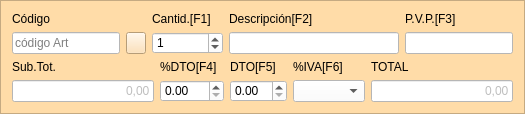
     <widget class="QFrame" name="frame_3">
      <property name="sizePolicy">
       <sizepolicy hsizetype="Preferred" vsizetype="Minimum">
        <horstretch>0</horstretch>
        <verstretch>0</verstretch>
       </sizepolicy>
      </property>
      <property name="maximumSize">
       <size>
        <width>16777215</width>
        <height>158</height>
       </size>
      </property>
      <property name="styleSheet">
       <string notr="true">background-color: rgb(255, 220, 168);</string>
      </property>
      <property name="frameShape">
       <enum>QFrame::StyledPanel</enum>
      </property>
      <property name="frameShadow">
       <enum>QFrame::Raised</enum>
      </property>
      <layout class="QGridLayout" name="gridLayout_6">
       <item row="2" column="0">
        <layout class="QGridLayout" name="gridLayout_5">
         <item row="1" column="0">
          <widget class="QLineEdit" name="txtSubtotalArticulo">
           <property name="enabled">
            <bool>false</bool>
           </property>
           <property name="styleSheet">
            <string notr="true">background-color: rgb(255, 255, 255);</string>
           </property>
           <property name="text">
            <string>0,00</string>
           </property>
           <property name="alignment">
            <set>Qt::AlignRight|Qt::AlignTrailing|Qt::AlignVCenter</set>
           </property>
           <property name="readOnly">
            <bool>true</bool>
           </property>
          </widget>
         </item>
         <item row="0" column="1">
          <widget class="QLabel" name="label_54">
           <property name="text">
            <string>%DTO[F4]</string>
           </property>
          </widget>
         </item>
         <item row="0" column="2">
          <widget class="QLabel" name="label_50">
           <property name="text">
            <string>DTO[F5]</string>
           </property>
          </widget>
         </item>
         <item row="0" column="0">
          <widget class="QLabel" name="label_53">
           <property name="text">
            <string>Sub.Tot.</string>
           </property>
          </widget>
         </item>
         <item row="1" column="5">
          <widget class="QLineEdit" name="txttotalArticulo">
           <property name="enabled">
            <bool>false</bool>
           </property>
           <property name="styleSheet">
            <string notr="true">background-color: rgb(255, 255, 255);</string>
           </property>
           <property name="text">
            <string>0,00</string>
           </property>
           <property name="alignment">
            <set>Qt::AlignRight|Qt::AlignTrailing|Qt::AlignVCenter</set>
           </property>
           <property name="readOnly">
            <bool>true</bool>
           </property>
          </widget>
         </item>
         <item row="0" column="5">
          <widget class="QLabel" name="label_65">
           <property name="text">
            <string>TOTAL</string>
           </property>
          </widget>
         </item>
         <item row="0" column="3">
          <widget class="QLabel" name="label_66">
           <property name="text">
            <string>%IVA[F6]</string>
           </property>
          </widget>
         </item>
         <item row="1" column="1">
          <widget class="QDoubleSpinBox" name="txtPorcDtoArticulo">
           <property name="styleSheet">
            <string notr="true">background-color: rgb(255, 255, 255);</string>
           </property>
           <property name="maximum">
            <double>100.000000000000000</double>
           </property>
          </widget>
         </item>
         <item row="1" column="2">
          <widget class="QDoubleSpinBox" name="txtDtoArticulo">
           <property name="styleSheet">
            <string notr="true">background-color: rgb(255, 255, 255);</string>
           </property>
          </widget>
         </item>
         <item row="1" column="3">
          <widget class="QComboBox" name="txtPorcIVAArticulo">
           <property name="styleSheet">
            <string notr="true">background-color: rgb(255, 255, 255);</string>
           </property>
          </widget>
         </item>
        </layout>
       </item>
       <item row="0" column="0">
        <layout class="QGridLayout" name="gridLayout_4">
         <item row="2" column="4">
          <widget class="QLineEdit" name="txtPVPArticulo">
           <property name="styleSheet">
            <string notr="true">background-color: rgb(255, 255, 255);</string>
           </property>
          </widget>
         </item>
         <item row="1" column="4">
          <widget class="QLabel" name="label_52">
           <property name="text">
            <string>P.V.P.[F3]</string>
           </property>
          </widget>
         </item>
         <item row="2" column="1">
          <widget class="QPushButton" name="btnBuscarArt">
           <property name="maximumSize">
            <size>
             <width>20</width>
             <height>16777215</height>
            </size>
           </property>
           <property name="toolTip">
            <string>Añadir línea con los datos cargados</string>
           </property>
           <property name="text">
            <string/>
           </property>
           <property name="icon">
            <iconset resource="../terra.qrc">
             <normaloff>:/Icons/PNG/search.png</normaloff>:/Icons/PNG/search.png</iconset>
           </property>
           <property name="iconSize">
            <size>
             <width>15</width>
             <height>15</height>
            </size>
           </property>
          </widget>
         </item>
         <item row="2" column="0">
          <widget class="QLineEdit" name="txtcCodigoArticulo">
           <property name="maximumSize">
            <size>
             <width>120</width>
             <height>16777215</height>
            </size>
           </property>
           <property name="styleSheet">
            <string notr="true">background-color: rgb(255, 255, 255);</string>
           </property>
           <property name="readOnly">
            <bool>false</bool>
           </property>
           <property name="placeholderText">
            <string>código Art</string>
           </property>
          </widget>
         </item>
         <item row="1" column="0">
          <widget class="QLabel" name="label_48">
           <property name="text">
            <string>Código</string>
           </property>
          </widget>
         </item>
         <item row="2" column="3">
          <widget class="QLineEdit" name="txtDescripcionArticulo">
           <property name="minimumSize">
            <size>
             <width>170</width>
             <height>0</height>
            </size>
           </property>
           <property name="styleSheet">
            <string notr="true">background-color: rgb(255, 255, 255);</string>
           </property>
           <property name="readOnly">
            <bool>false</bool>
           </property>
           <property name="placeholderText">
            <string/>
           </property>
          </widget>
         </item>
         <item row="1" column="3">
          <widget class="QLabel" name="label_51">
           <property name="text">
            <string>Descripción[F2]</string>
           </property>
          </widget>
         </item>
         <item row="1" column="2">
          <widget class="QLabel" name="label_49">
           <property name="text">
            <string>Cantid.[F1]</string>
           </property>
          </widget>
         </item>
         <item row="2" column="2">
          <widget class="QSpinBox" name="txtcCantidadArticulo">
           <property name="styleSheet">
            <string notr="true">background-color: rgb(255, 255, 255);</string>
           </property>
           <property name="minimum">
            <number>-999999999</number>
           </property>
           <property name="maximum">
            <number>999999999</number>
           </property>
           <property name="value">
            <number>1</number>
           </property>
          </widget>
         </item>
        </layout>
       </item>
      </layout>
     </widget>
